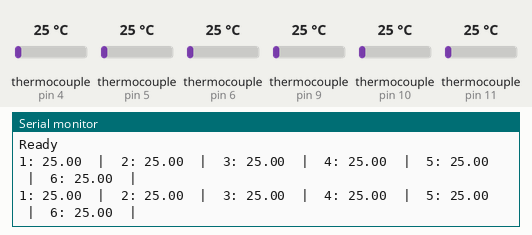
Simulated run of this sketch. Board: Arduino Uno, built with avr-gcc and run on an emulated ATmega328P. On the bench: the last lines printed to the serial monitor. The inputs (shaded band) are chosen by the test bench; at power-on: thermocouple (sensors on pin 4, pin 5, pin 6, pin 9, pin 10, pin 11) 25 °C.

Above: at 1.7 s.
1.8 s: thermocouple (sensor on pin 4) set to 6 °C
At 3.0 s:
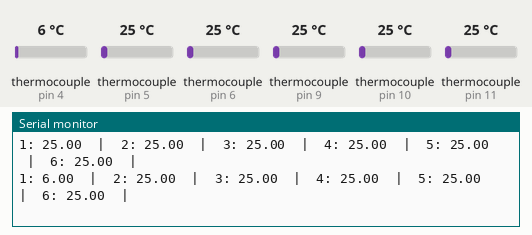
3.3 s: thermocouple (sensor on pin 5) set to 6 °C
At 4.3 s:
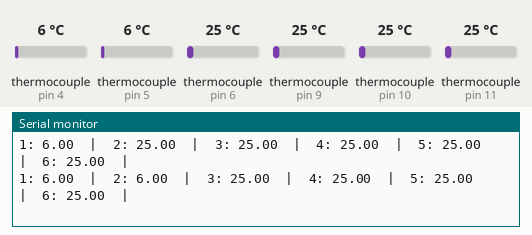
4.8 s: thermocouple (sensor on pin 6) set to 6 °C
At 6.1 s:
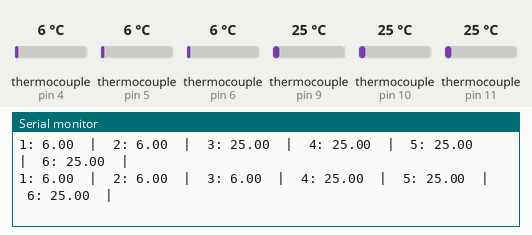
6.3 s: thermocouple (sensor on pin 9) set to 6 °C
At 6.9 s:
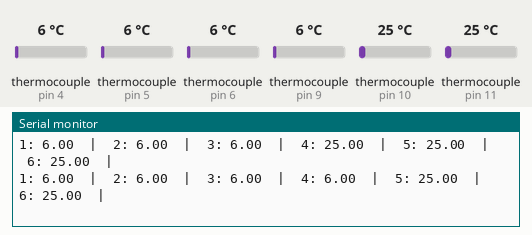
7.8 s: thermocouple (sensor on pin 10) set to 6 °C
At 9.1 s:
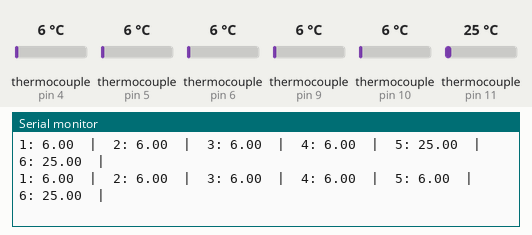
9.3 s: thermocouple (sensor on pin 11) set to 6 °C
At 10.5 s:
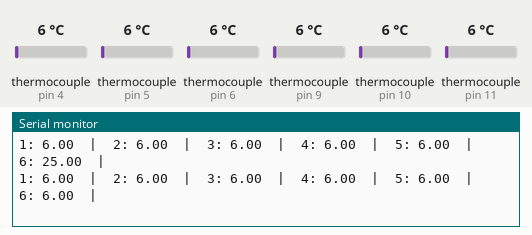

The sketch:

MultiThermocoupleReader.ino
```cpp
/* To add thermocouples:
- Add pin definition
- Instantiate as an Adafruit_MAX31855 object
- Change thermocNum
- Add new theromcouples to thermocList
*/

// Required libraries
#include <SPI.h>
#include "Adafruit_MAX31855.h"

// Pin definitions (for shared pins)
#define CLK 12
#define DO  13

// Pin definitions (for thermocouple-specific pins)
#define CS1 4
#define CS2 5
#define CS3 6
#define CS4 9
#define CS5 10
#define CS6 11

// Initializing thermocouples
Adafruit_MAX31855 thermoc1(CLK, CS1, DO);
Adafruit_MAX31855 thermoc2(CLK, CS2, DO);
Adafruit_MAX31855 thermoc3(CLK, CS3, DO);
Adafruit_MAX31855 thermoc4(CLK, CS4, DO);
Adafruit_MAX31855 thermoc5(CLK, CS5, DO);
Adafruit_MAX31855 thermoc6(CLK, CS6, DO);

// User Options
const int loopDelay = 1000; // Loop delay in ms
const int thermocNum = 6; // Number of thermocouple slots hooked up
const String separator = "  |  "; // Column separator for serial readout. Set to one space to use plotter
const bool printNans = true; // Print nans on serial readout? Set to false to use plotter
const bool printIdx = true; // Print the index of the thermocouple before printing the value measured?

//
Adafruit_MAX31855 thermocList[] {thermoc1, thermoc2, thermoc3, thermoc4, thermoc5, thermoc6}; // Thermocouple list

void readAndPrint (int thermocIdx){
  float temp = thermocList[thermocIdx].readCelsius(); // Ask the thermocouple for temperature in Celsius

  if (!isnan(temp) || printNans) { // If the value is not a nan or we are outputting nans...
    if (printIdx) { // If we want to print the index of each thermocouple before their value
    Serial.print(thermocIdx + 1); // Print index
    Serial.print(": ");
    }

    Serial.print(temp); // Print this thermocouple's temperature

    Serial.print(separator); // Print the separator between different thermocouple columns
  }
  if (thermocIdx == thermocNum - 1) { // If we are on the last thermocouple
    Serial.println(); // Go to the next line
  }
}

void setup() {
  Serial.begin(9600); // Initialize serial connection
  while (!Serial) delay(1); // Wait for serial to start up (REQUIRED)
  Serial.println("Starting...");
  delay(500); // Wait for MAX chips to stabilize
  Serial.println("Ready");
}

void loop() {
  for (int thermocIdx = 0; thermocIdx < thermocNum; thermocIdx ++) { // Iterate through all of our thermocouples
    readAndPrint(thermocIdx); // Record and print current temperature for this thermocouple
  }

  delay(loopDelay); // Loop delay
}
```

Measured:
- after the input at 1.8 s, the serial monitor: prints a new line after 0.74 s (image 1)
- after the input at 3.3 s, the serial monitor: prints a new line after 0.26 s (image 2)
- after the input at 4.8 s, the serial monitor: prints a new line after 0.78 s (image 3)
- after the input at 6.3 s, the serial monitor: prints a new line after 0.30 s (image 4)
- after the input at 7.8 s, the serial monitor: prints a new line after 0.82 s (image 5)
- after the input at 9.3 s, the serial monitor: prints a new line after 0.33 s (image 6)
